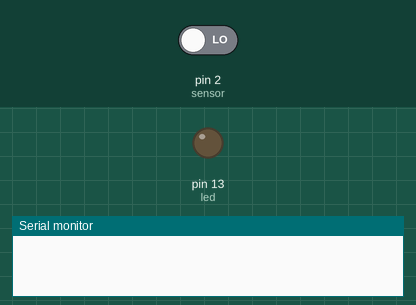
This sketch was run on a simulated Arduino Uno, built with avr-gcc and run on an emulated ATmega328P. Shown: output pins drawn as LEDs (lit = HIGH), the last lines printed to the serial monitor. Inputs (shaded band) come from the test bench; at power-on: pin 2 (sensor) LOW.

Above: at 1.2 s.
1.3 s: pin 2 (sensor) driven HIGH
At 1.9 s:
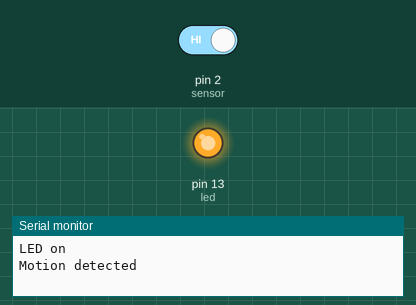
2.8 s: pin 2 (sensor) driven LOW
At 3.1 s:
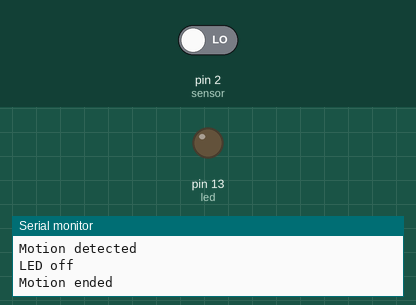
Timing chart, 0 to 5.8 s (numbered marks = the images above; inputs shaded):
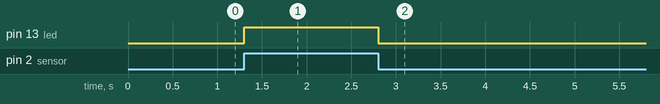

Measured:
- after the input at 1.3 s, pin 13 (led): LOW → HIGH at once
- after the input at 2.8 s, pin 13 (led): HIGH → LOW at once

The sketch:

TaskM1T2.ino
```cpp
int led = 13;                // set LED pin
int sensor = 2;               // set sensor pin

int val = LOW;                    // read pin status

void setup() {
  pinMode(led, OUTPUT);      // declare LED as output
  pinMode(sensor, INPUT);     // declare sensor as input

  // set interrupt
  attachInterrupt(digitalPinToInterrupt(sensor), toggle, CHANGE);

  Serial.begin(9600);
}

void loop(){

  delay(500);
}

void toggle() {
  val = !val;
  if (val == HIGH) {          // check if the input is HIGH
    digitalWrite(led, HIGH);  // turn LED ON
    Serial.println("LED on");
    Serial.println("Motion detected");
  }
  else {
    digitalWrite(led, LOW); // turn LED OFF
    Serial.println("LED off");
    Serial.println("Motion ended");
  }
}
```
